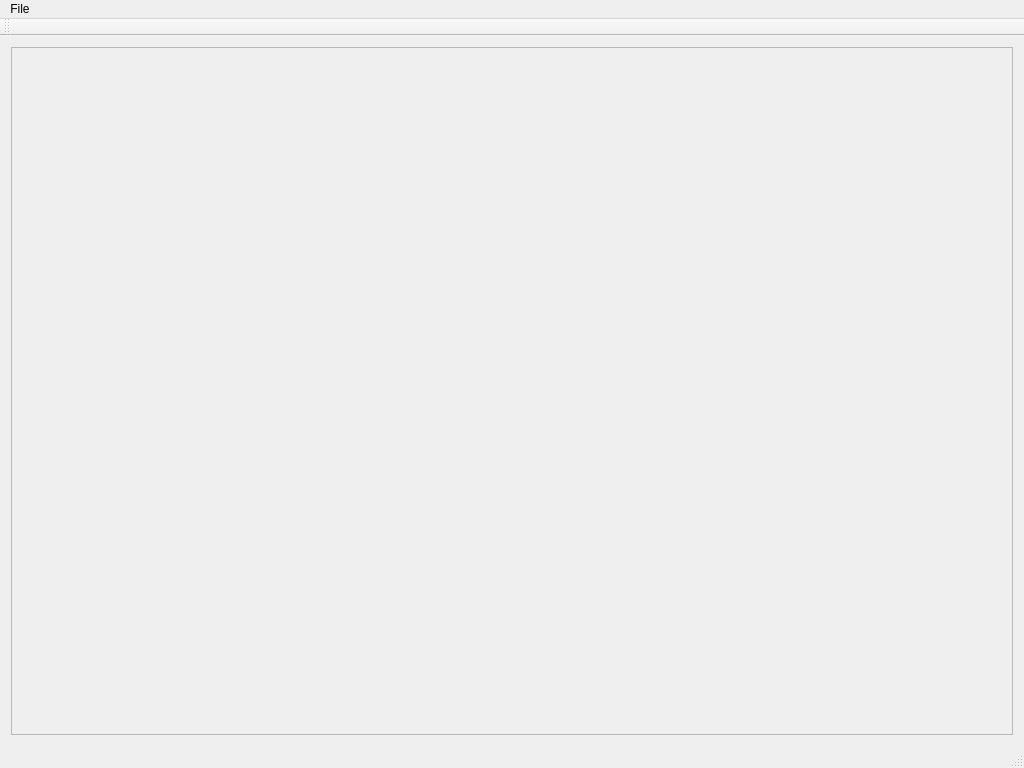
<?xml version="1.0" encoding="UTF-8"?>
<ui version="4.0">
 <class>MainWindow</class>
 <widget class="QMainWindow" name="MainWindow">
  <property name="geometry">
   <rect>
    <x>0</x>
    <y>0</y>
    <width>1024</width>
    <height>768</height>
   </rect>
  </property>
  <property name="sizePolicy">
   <sizepolicy hsizetype="Preferred" vsizetype="Preferred">
    <horstretch>0</horstretch>
    <verstretch>0</verstretch>
   </sizepolicy>
  </property>
  <property name="windowTitle">
   <string>CharacterMakerTool</string>
  </property>
  <widget class="QWidget" name="centralWidget">
   <layout class="QVBoxLayout" name="verticalLayout_2">
    <item>
     <widget class="QScrollArea" name="scrollArea">
      <property name="widgetResizable">
       <bool>true</bool>
      </property>
      <widget class="QWidget" name="scrollAreaWidgetContents">
       <property name="geometry">
        <rect>
         <x>0</x>
         <y>0</y>
         <width>1004</width>
         <height>695</height>
        </rect>
       </property>
      </widget>
     </widget>
    </item>
   </layout>
  </widget>
  <widget class="QMenuBar" name="menuBar">
   <property name="geometry">
    <rect>
     <x>0</x>
     <y>0</y>
     <width>1024</width>
     <height>21</height>
    </rect>
   </property>
   <widget class="QMenu" name="menu">
    <property name="title">
     <string>File</string>
    </property>
    <addaction name="actionOpen"/>
    <addaction name="actionSave"/>
    <addaction name="separator"/>
    <addaction name="actionExit"/>
   </widget>
   <addaction name="menu"/>
  </widget>
  <widget class="QToolBar" name="mainToolBar">
   <attribute name="toolBarArea">
    <enum>TopToolBarArea</enum>
   </attribute>
   <attribute name="toolBarBreak">
    <bool>false</bool>
   </attribute>
  </widget>
  <widget class="QStatusBar" name="statusBar"/>
  <action name="actionOpen">
   <property name="text">
    <string>Open</string>
   </property>
   <property name="shortcut">
    <string>Ctrl+O</string>
   </property>
  </action>
  <action name="actionSave">
   <property name="text">
    <string>Save</string>
   </property>
   <property name="shortcut">
    <string>Ctrl+S</string>
   </property>
  </action>
  <action name="actionExit">
   <property name="text">
    <string>Exit</string>
   </property>
   <property name="shortcut">
    <string>Ctrl+Q</string>
   </property>
  </action>
 </widget>
 <layoutdefault spacing="6" margin="11"/>
 <resources/>
 <connections/>
</ui>
